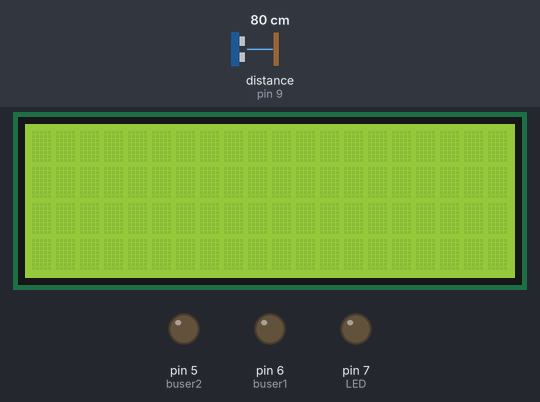
Recording of a sketch running on a simulated Arduino Uno, built with avr-gcc and run on an emulated ATmega328P. On the bench: 20×4 character LCD, output pins drawn as LEDs (lit = HIGH). Wiring (inferred from the names in the program): ultrasonic range finder: trigger pin 8; echo pin 9. Dashed ring = blinking. The inputs (shaded band) are chosen by the test bench; at power-on: distance to the obstacle (sensor on pin 9) 80 cm. The echo pulse lasts 58.3 µs per cm; pins used as bus, display or sensor lines are not drawn; what the sketch prints to the serial monitor is not drawn.

Above: at 1.3 s.
1.4 s: distance to the obstacle (sensor on pin 9) set to 21 cm
4.4 s: distance to the obstacle (sensor on pin 9) set to 18 cm
At 4.85 s:
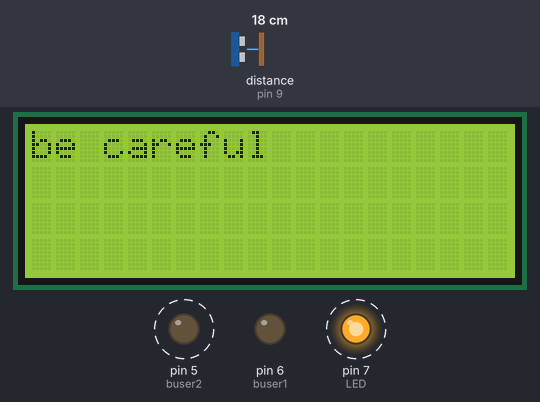
6.3 s: distance to the obstacle (sensor on pin 9) set to 2 cm
At 6.72 s:
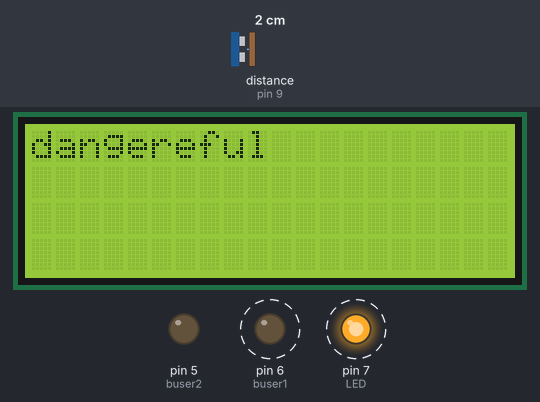
8.2 s: distance to the obstacle (sensor on pin 9) set to 35 cm
At 8.2 s:
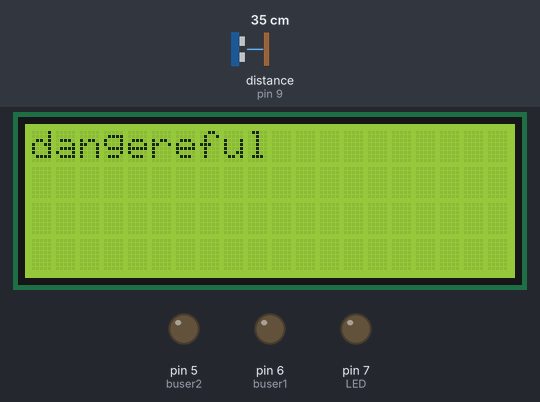
9.7 s: distance to the obstacle (sensor on pin 9) set to 4 cm
At 9.91 s:
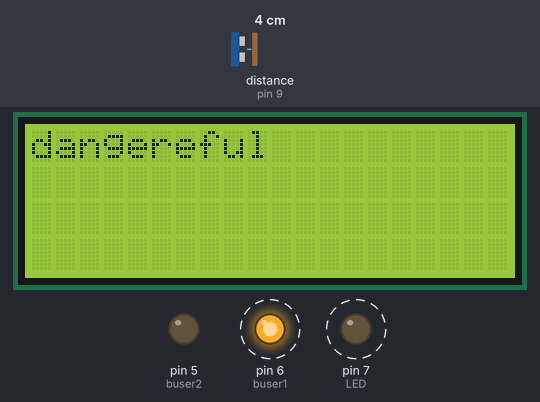
Timing chart, 0 to 12.7 s (numbered marks = the images above; inputs shaded):
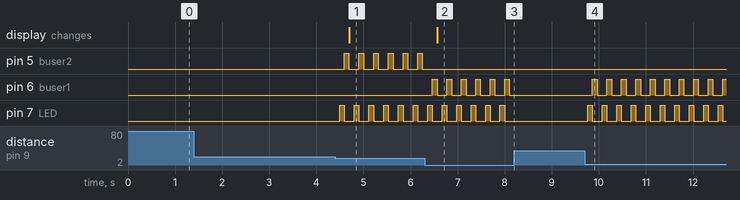

Measured:
- the behaviour switches between 20 and 19 cm on distance to the obstacle (sensor on pin 9) (found by bisection; images 0 and 1)
- after the input at 1.4 s, every drawn part: stays the same
- after the input at 4.4 s, pin 5 (buser2): alternates HIGH for 0.10 s and LOW for 0.21 s, starting after 0.19 s; pin 7 (LED): alternates HIGH for 0.10 s and LOW for 0.21 s, starting after 0.09 s; the display: changes after 0.30 s (image 1)
- after the input at 6.3 s, pin 5 (buser2): stops changing and stays LOW; pin 6 (buser1): alternates HIGH for 0.10 s and LOW for 0.21 s, starting after 0.16 s; the display: changes after 0.27 s (image 2)
- after the input at 8.2 s, pin 6 (buser1), pin 7 (LED): stops changing and stays LOW
- after the input at 9.7 s, pin 6 (buser1): alternates HIGH for 0.10 s and LOW for 0.21 s, starting after 0.16 s; pin 7 (LED): alternates HIGH for 0.10 s and LOW for 0.21 s, starting after 0.06 s

The sketch:

parkingsystem.ino
```cpp
#include <LiquidCrystal_I2C.h>

LiquidCrystal_I2C lcd(0x27,20,4);  // set the LCD address to 0x27 for a 16 chars and 2 line display


#define trig 8
#define echo 9
#define LED 7
#define buser1 6
#define buser2 5

void setup()
{
  Serial.begin(9600);
  Serial.println("초음파 센서 시작");
  pinMode(trig, OUTPUT);
  pinMode(echo, INPUT);
  pinMode(LED, OUTPUT);
  pinMode(buser1, OUTPUT);
  pinMode(buser2, OUTPUT);
  lcd.init();                      // initialize the lcd
  lcd.init();
  // Print a message to the LCD.
  lcd.backlight();

  }

void loop()
{
  long duration, distance;
  digitalWrite(trig, LOW);
  delayMicroseconds(2);
  digitalWrite(trig, HIGH);
  delayMicroseconds(10);
  digitalWrite(trig, LOW);


  duration = pulseIn(echo, HIGH);
  distance = duration*170/1000;
  if(distance<=90)
  {
    digitalWrite(LED, HIGH); delay(100); digitalWrite(LED, LOW);
    digitalWrite(buser1, HIGH); delay(100); digitalWrite(buser1, LOW);
    lcd.setCursor(0,0);
    lcd.print("danger");

  }

if(distance>=91&&distance<=99)
{
  digitalWrite(LED, HIGH); delay(100); digitalWrite(LED, LOW);
    digitalWrite(buser1, HIGH); delay(100); digitalWrite(buser1, LOW);
  lcd.clear();
}
 if(distance>=100&&distance<=190)
  {
    digitalWrite(LED, HIGH); delay(100); digitalWrite(LED, LOW);
      digitalWrite(buser2, HIGH); delay(100); digitalWrite(buser2, LOW);
      lcd.setCursor(0,0);
      lcd.print("be careful");
  }
  if(distance>=191&&distance<=199)
{

  lcd.clear();
}
  if(distance>200)
  {
    lcd.setCursor(0,0);
    lcd.print("");
  }


   Serial.print("거리 :");
   Serial.print(distance);
   Serial.println("mm");
   delay(100);

}
```
